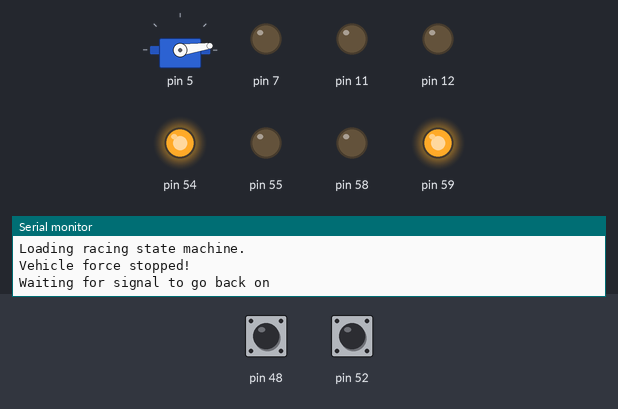
Recording of a sketch running on a simulated Arduino Mega 2560, built with avr-gcc and run on an emulated ATmega2560. Parts: servo, output pins drawn as LEDs (lit = HIGH), the last lines printed to the serial monitor. The test bench sets the inputs (shaded band); at power-on: pin 52 HIGH, pin 48 HIGH.

Above: at 2.8 s.
2.9 s: pin 52 pulled LOW for 0.15 s
6.0 s: pin 52 pulled LOW for 1 s
At 6.95 s:
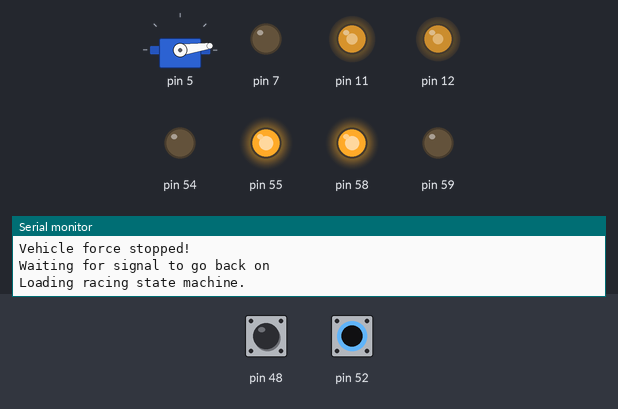
Timing chart, 0 to 9.0 s (numbered marks = the images above; inputs shaded):
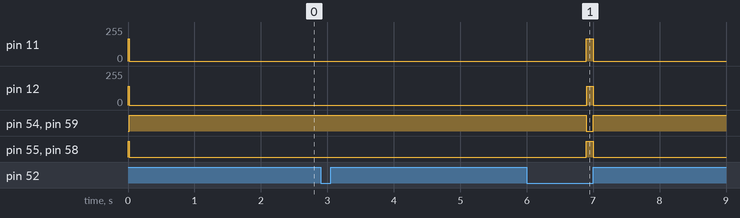

Measured:
- after the input at 2.9 s, every drawn part: stays the same
- after the input at 6.0 s, pin 11: 0/255 → 166/255 after 0.90 s, → 0/255 0.10 s later; pin 12: 0/255 → 140/255 after 0.90 s, → 0/255 0.10 s later; pin 54, pin 59: HIGH → LOW after 0.90 s, → HIGH 0.10 s later; pin 55, pin 58: LOW → HIGH after 0.90 s, → LOW 0.10 s later

The sketch:

Vehicle.ino
```cpp
#include <Servo.h>
#include "ForceStopVehicle.h"
#include "Hardware.h"
#include "Vehicle.h"
#include "AllStates.h"
using namespace Vehicle;
using namespace Vehicle::States;

LinearStateMachine* machine = 0;

void LoadStateMachine(){
  machine = new LinearStateMachine();
  if(shooterSwitch.ReadInput()) // If Shooter is detected
  {
    Serial.println("Loading shooting state machine.");
    machine->Add(new Charging());
    machine->Add(new ParcoursAvecLanceur());
    machine->Add(new MonteeAvecLanceur());
    machine->Add(new DecenteAvecLanceur());
    machine->Add(new VirageEntreeZoneLancement());
    machine->Add(new AlignmentReedSwitchZoneLancement());
    machine->Add(new Shooting());
  }
  else
  {
    Serial.println("Loading racing state machine.");
    machine->Add(new Racing());
  }
}

void UnloadStateMachine(){
  delete machine;
  machine = 0;
}


void setup()
{
  Serial.begin(9600);

  Vehicle::Setup();

  Serial.println("Loading state machine.");

  LoadStateMachine();
}

void loop()
{
  if(machine == 0){
    if(!forceStopSwitch.ReadInput())
    {
        if(FORCE_STOP)
        {
          Serial.println("Waiting for signal to go back on");
          forceStopSwitch.WaitForPress();
          Vehicle::FORCE_STOP = false;
        }
        delay(4000);
        LoadStateMachine();
    }
  }
  else
  {
    machine->Execute();
    UnloadStateMachine();
  }
}
```
